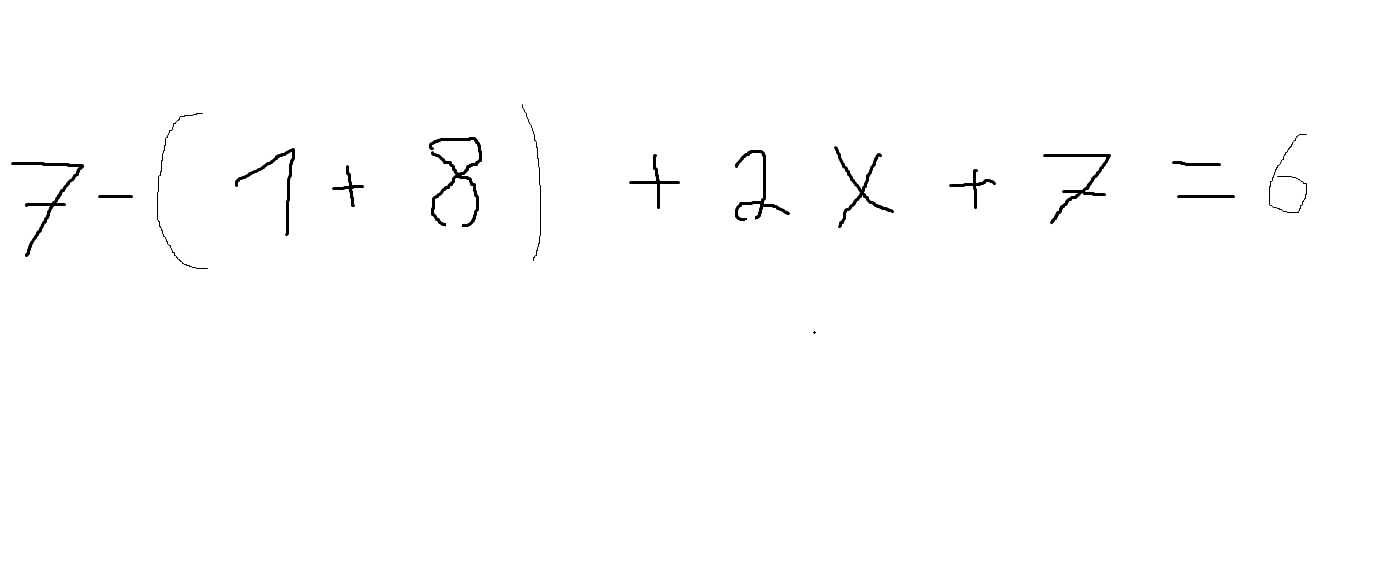
#> input picture test7.png, 1380 x 568 px
$ python -i main.py   (imports and definitions only)
#> lines starting #> are read from the running program, lines starting #| are printed output that depends on the picture; after the words box and inside, x2 and y2 are one past the last pixel; in counts of white or black regions, pixels touching at a corner belong together
#> further down, picture is the input picture: shape (568, 1380, 3); min 0, max 255, mean 253.2
import cv2
import numpy as np
import os
os.environ['TF_CPP_MIN_LOG_LEVEL'] = '3' # shuts off the tensorflow warnings
import tensorflow as tf
from imutils import contours
from sympy import solve, Symbol, Eq, S

# constants
MODEL_PATH = "model.tflite"  # default model path
MATH_IMAGE_NAME = "test7.png"
ROI_IMAGE_NAME = "ROI.png"
IMG_WIDTH = 60
IMG_HEIGHT = 60
BATCH_SIZE = 32

# global variables
class_names = ['!', '(', ')', '+', '-', '0', '1', '2', '3', '4', '5', '6', '7', '8', '9', 'b', 'd', 'div', 'f', 'i', 'j', 'k', 'l', 'p', 'pi', 'q', 'sqrt', 'x', 'u', 'v', 'w', 'x', 'y', 'z']
operators = ['!', '(', ')', '+', '-', '=', 'div', 'sqrt']
# [1 line that did not run here, left out]

# [16 lines left out: function main, not called in this run]


def get_math_str_from_image(image):
    """
    This function gets an image
    and returns the equation in it as a string.
    """
    mask = np.zeros(image.shape, dtype=np.uint8)  # masking
    gray = cv2.cvtColor(image, cv2.COLOR_BGR2GRAY)  # grayscaling
    thresh = cv2.threshold(gray, 0, 255, cv2.THRESH_BINARY_INV + cv2.THRESH_OTSU)[1]  # thresholding
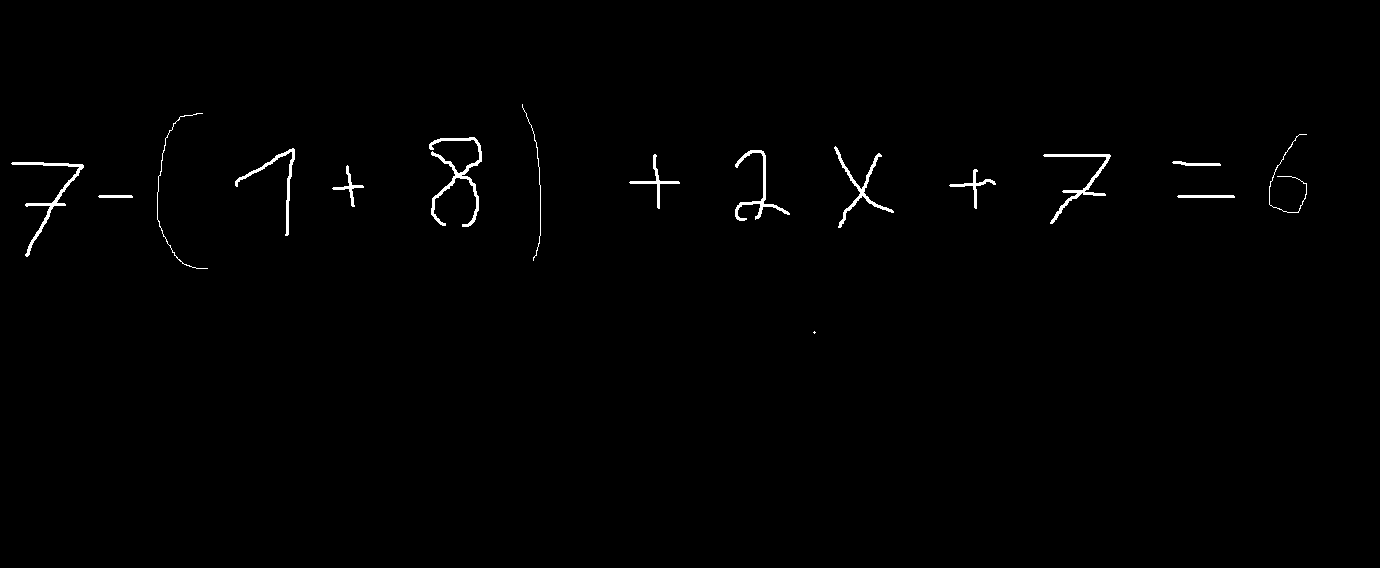
#> thresh: shape (568, 1380); 0.72% white; 16 white regions (1 under 20 px)

    # finding and organizing in an array the contours of the objects in the image
    cnts = cv2.findContours(thresh, cv2.RETR_TREE, cv2.CHAIN_APPROX_NONE)  # finds contours of objects in image
#> cnts = 16 contours, 3 with area under 20; largest, box (x1, y1, x2, y2) and area: (429, 137, 482, 227) 636, (11, 162, 84, 257) 494, (1043, 154, 1111, 224) 445, (834, 146, 894, 228) 418, (735, 150, 790, 221) 393
    cnts = cnts[0] if len(cnts) == 2 else cnts[1]  # checks which contours should be used
    (cnts, _) = contours.sort_contours(cnts, method="left-to-right")  # sorts the selected contours

    string_to_solve = ""
    for c in cnts:
        area = cv2.contourArea(c)
#> area = 494.5
        if 0 < area:  # if contours create a valid image object
            string_to_solve += get_char_from_image_details(c, thresh, mask)  # extracts character from image object
    string_to_solve = correct_string(string_to_solve)  # corrects the string
    return string_to_solve


def get_char_from_image_details(cntrs, thrshld, msk):
    """
    This string gets the contours, threshold and mask of an image
    and returns the character inside the image.
    """
    x, y, w, h = cv2.boundingRect(cntrs)  # creates boundaries for the object in the image
#> x = 11; y = 162; w = 73; h = 95
    # adding a little bit more area to the bounding area for a more accurate prediction
    x -= 10
#> x = 1
    y -= 10
#> y = 152
    w += 20
#> w = 93
    h += 20
#> h = 115

    # takes a part from the image using the bounding area
    ROI = 255 - thrshld[y:y + h, x:x + w]
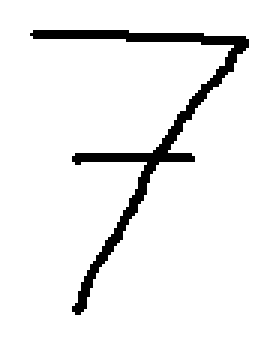
#> ROI: shape (115, 93) (shown 3 times larger); 93.5% white; 1 black region, box (x1, y1, x2, y2) and area: (10, 10, 83, 105) 693
    cv2.drawContours(msk, [cntrs], -1, (255, 255, 255), -1)
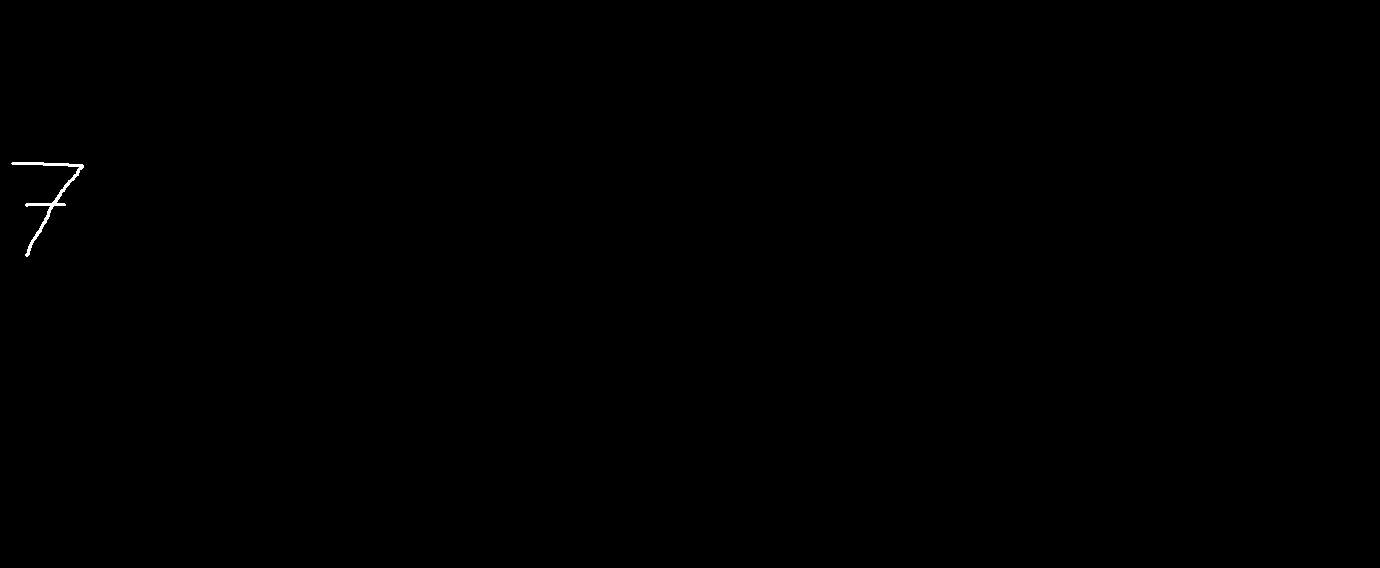
#> msk: shape (568, 1380, 3); 0.09% white; 1 white region, box (x1, y1, x2, y2) and area: (11, 162, 84, 257) 693

    # saving the part as an individual image to reload it with utils for further preperations for model prediction
    cv2.imwrite(ROI_IMAGE_NAME, ROI)
#> (the run stopped early here; a loop or call above may not have finished)

$ run again, on test6.png
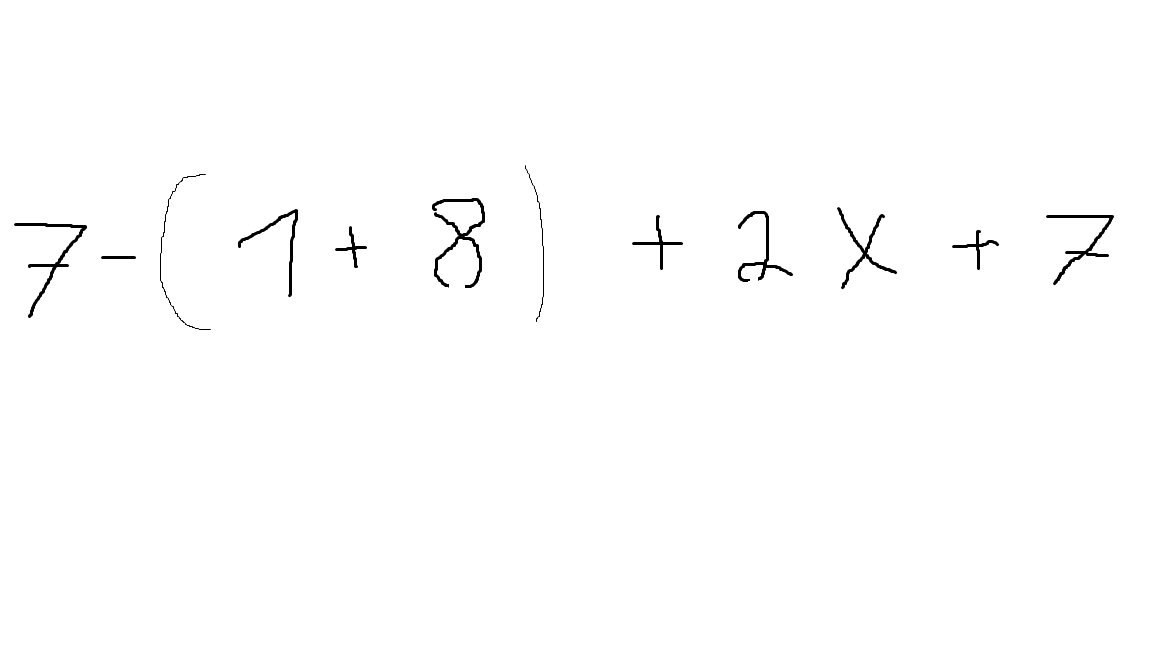
#> input picture test6.png, 1152 x 648 px
#> picture is the input picture: shape (648, 1152, 3); min 0, max 255, mean 253.3
#> in get_math_str_from_image, `thresh = cv2.threshold(gray, 0, 255, cv2.THRESH_BINARY_INV + cv2.THRES..`:
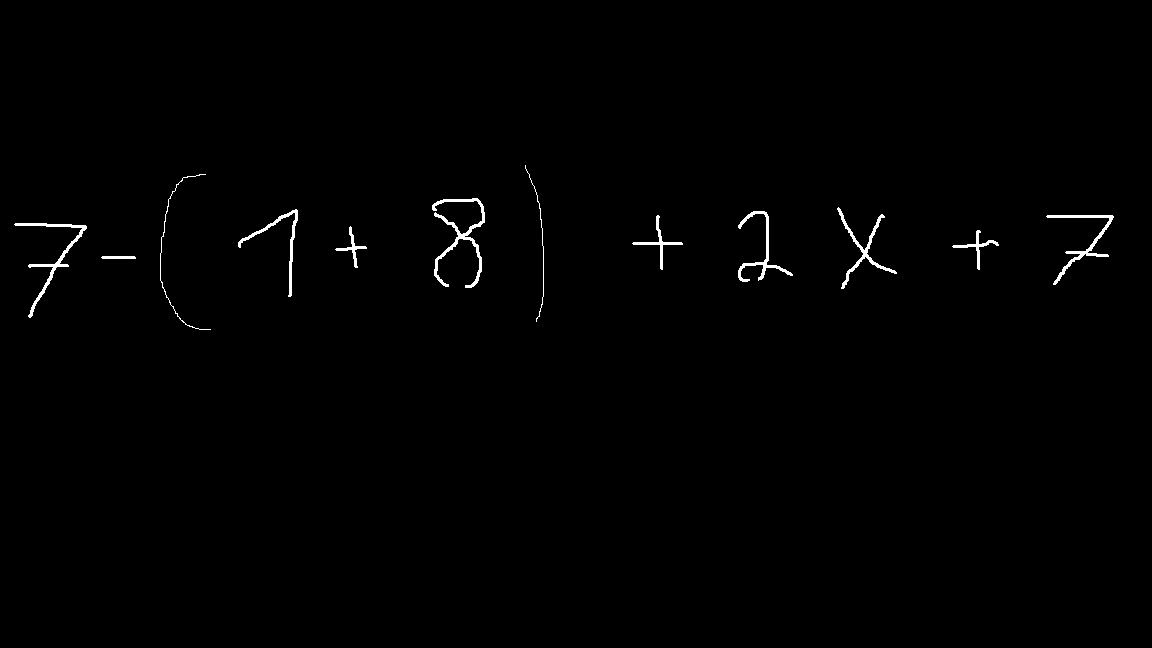
#> thresh: shape (648, 1152); 0.69% white; 12 white regions
#> cnts = 12 contours, 1 with area under 20; largest, box (x1, y1, x2, y2) and area: (432, 198, 485, 288) 636, (14, 223, 87, 318) 494, (1046, 215, 1114, 285) 445, (837, 207, 897, 289) 418, (738, 211, 793, 282) 393
#> area = 494.5
#> in get_char_from_image_details, `x, y, w, h = cv2.boundingRect(cntrs)`: x = 14; y = 223; w = 73; h = 95
#> in get_char_from_image_details, `x -= 10`: x = 4
#> in get_char_from_image_details, `y -= 10`: y = 213
#> in get_char_from_image_details, `w += 20`: w = 93
#> in get_char_from_image_details, `h += 20`: h = 115
#> ROI: shape (115, 93); 93.5% white; 1 black region, box (x1, y1, x2, y2) and area: (10, 10, 83, 105) 693
#> msk: shape (648, 1152, 3); 0.09% white; 1 white region, box (x1, y1, x2, y2) and area: (14, 223, 87, 318) 693
